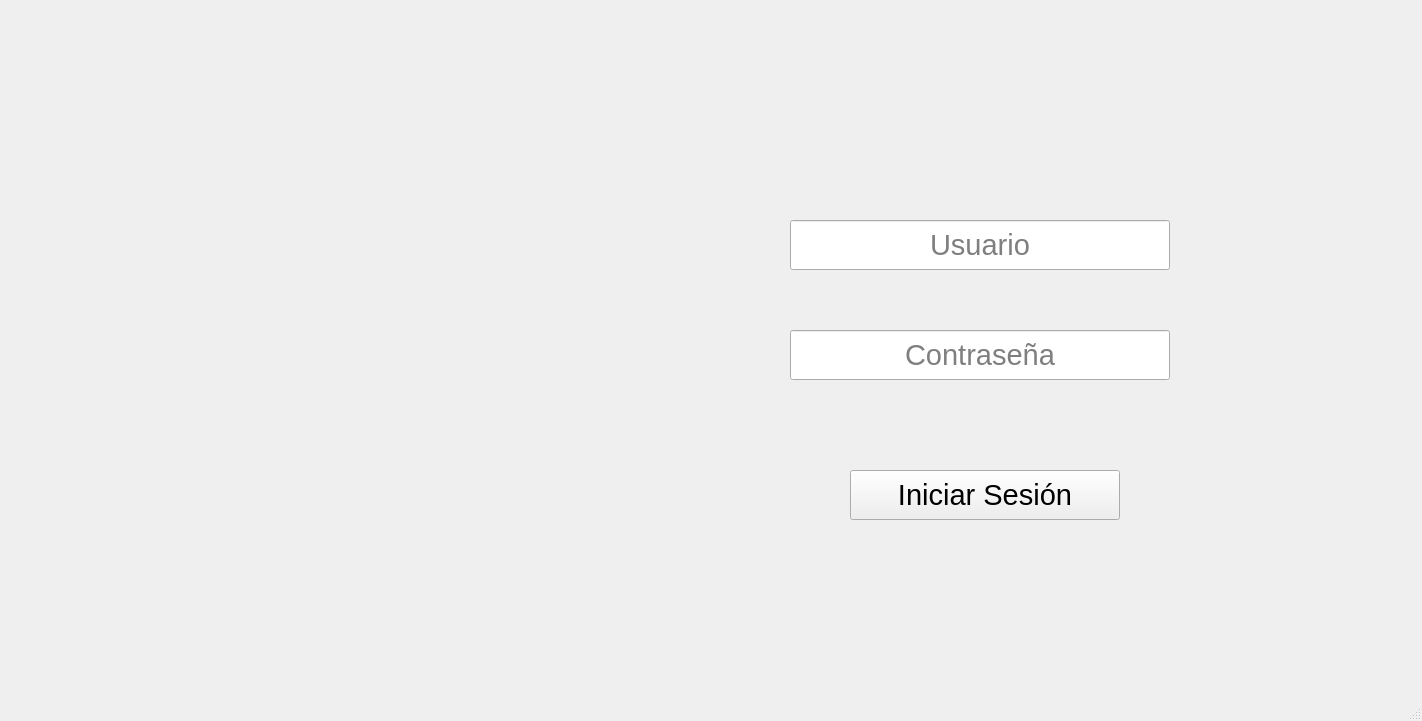
<?xml version="1.0" encoding="UTF-8"?>
<ui version="4.0">
 <class>MainWindow</class>
 <widget class="QMainWindow" name="MainWindow">
  <property name="geometry">
   <rect>
    <x>0</x>
    <y>0</y>
    <width>1422</width>
    <height>721</height>
   </rect>
  </property>
  <property name="palette">
   <palette>
    <active>
     <colorrole role="Link">
      <brush brushstyle="SolidPattern">
       <color alpha="255">
        <red>239</red>
        <green>239</green>
        <blue>239</blue>
       </color>
      </brush>
     </colorrole>
     <colorrole role="LinkVisited">
      <brush brushstyle="SolidPattern">
       <color alpha="255">
        <red>239</red>
        <green>239</green>
        <blue>239</blue>
       </color>
      </brush>
     </colorrole>
    </active>
    <inactive>
     <colorrole role="Link">
      <brush brushstyle="SolidPattern">
       <color alpha="255">
        <red>239</red>
        <green>239</green>
        <blue>239</blue>
       </color>
      </brush>
     </colorrole>
     <colorrole role="LinkVisited">
      <brush brushstyle="SolidPattern">
       <color alpha="255">
        <red>239</red>
        <green>239</green>
        <blue>239</blue>
       </color>
      </brush>
     </colorrole>
    </inactive>
    <disabled>
     <colorrole role="Link">
      <brush brushstyle="SolidPattern">
       <color alpha="255">
        <red>239</red>
        <green>239</green>
        <blue>239</blue>
       </color>
      </brush>
     </colorrole>
     <colorrole role="LinkVisited">
      <brush brushstyle="SolidPattern">
       <color alpha="255">
        <red>239</red>
        <green>239</green>
        <blue>239</blue>
       </color>
      </brush>
     </colorrole>
    </disabled>
   </palette>
  </property>
  <property name="windowTitle">
   <string>MainWindow</string>
  </property>
  <widget class="QWidget" name="centralwidget">
   <widget class="QPushButton" name="loginButton">
    <property name="geometry">
     <rect>
      <x>850</x>
      <y>470</y>
      <width>270</width>
      <height>50</height>
     </rect>
    </property>
    <property name="palette">
     <palette>
      <active>
       <colorrole role="LinkVisited">
        <brush brushstyle="SolidPattern">
         <color alpha="255">
          <red>239</red>
          <green>190</green>
          <blue>112</blue>
         </color>
        </brush>
       </colorrole>
      </active>
      <inactive>
       <colorrole role="LinkVisited">
        <brush brushstyle="SolidPattern">
         <color alpha="255">
          <red>239</red>
          <green>190</green>
          <blue>112</blue>
         </color>
        </brush>
       </colorrole>
      </inactive>
      <disabled>
       <colorrole role="LinkVisited">
        <brush brushstyle="SolidPattern">
         <color alpha="255">
          <red>239</red>
          <green>190</green>
          <blue>112</blue>
         </color>
        </brush>
       </colorrole>
      </disabled>
     </palette>
    </property>
    <property name="font">
     <font>
      <pointsize>22</pointsize>
     </font>
    </property>
    <property name="text">
     <string>Iniciar Sesión</string>
    </property>
   </widget>
   <widget class="QLineEdit" name="usuario">
    <property name="enabled">
     <bool>true</bool>
    </property>
    <property name="geometry">
     <rect>
      <x>790</x>
      <y>220</y>
      <width>380</width>
      <height>50</height>
     </rect>
    </property>
    <property name="font">
     <font>
      <pointsize>22</pointsize>
     </font>
    </property>
    <property name="alignment">
     <set>Qt::AlignCenter</set>
    </property>
    <property name="placeholderText">
     <string>Usuario</string>
    </property>
   </widget>
   <widget class="QLineEdit" name="contrasena">
    <property name="geometry">
     <rect>
      <x>790</x>
      <y>330</y>
      <width>380</width>
      <height>50</height>
     </rect>
    </property>
    <property name="font">
     <font>
      <pointsize>22</pointsize>
     </font>
    </property>
    <property name="autoFillBackground">
     <bool>false</bool>
    </property>
    <property name="inputMethodHints">
     <set>Qt::ImhHiddenText|Qt::ImhNoAutoUppercase|Qt::ImhNoPredictiveText|Qt::ImhSensitiveData</set>
    </property>
    <property name="echoMode">
     <enum>QLineEdit::Password</enum>
    </property>
    <property name="alignment">
     <set>Qt::AlignCenter</set>
    </property>
    <property name="placeholderText">
     <string>Contraseña</string>
    </property>
    <property name="clearButtonEnabled">
     <bool>false</bool>
    </property>
   </widget>
   <widget class="QLabel" name="mensajeError">
    <property name="geometry">
     <rect>
      <x>690</x>
      <y>150</y>
      <width>591</width>
      <height>50</height>
     </rect>
    </property>
    <property name="palette">
     <palette>
      <active>
       <colorrole role="WindowText">
        <brush brushstyle="SolidPattern">
         <color alpha="255">
          <red>255</red>
          <green>0</green>
          <blue>0</blue>
         </color>
        </brush>
       </colorrole>
       <colorrole role="Text">
        <brush brushstyle="SolidPattern">
         <color alpha="255">
          <red>255</red>
          <green>0</green>
          <blue>0</blue>
         </color>
        </brush>
       </colorrole>
       <colorrole role="PlaceholderText">
        <brush brushstyle="SolidPattern">
         <color alpha="128">
          <red>255</red>
          <green>0</green>
          <blue>0</blue>
         </color>
        </brush>
       </colorrole>
      </active>
      <inactive>
       <colorrole role="WindowText">
        <brush brushstyle="SolidPattern">
         <color alpha="255">
          <red>255</red>
          <green>0</green>
          <blue>0</blue>
         </color>
        </brush>
       </colorrole>
       <colorrole role="Text">
        <brush brushstyle="SolidPattern">
         <color alpha="255">
          <red>255</red>
          <green>0</green>
          <blue>0</blue>
         </color>
        </brush>
       </colorrole>
       <colorrole role="PlaceholderText">
        <brush brushstyle="SolidPattern">
         <color alpha="128">
          <red>255</red>
          <green>0</green>
          <blue>0</blue>
         </color>
        </brush>
       </colorrole>
      </inactive>
      <disabled>
       <colorrole role="WindowText">
        <brush brushstyle="SolidPattern">
         <color alpha="255">
          <red>190</red>
          <green>190</green>
          <blue>190</blue>
         </color>
        </brush>
       </colorrole>
       <colorrole role="Text">
        <brush brushstyle="SolidPattern">
         <color alpha="255">
          <red>190</red>
          <green>190</green>
          <blue>190</blue>
         </color>
        </brush>
       </colorrole>
       <colorrole role="PlaceholderText">
        <brush brushstyle="SolidPattern">
         <color alpha="128">
          <red>0</red>
          <green>0</green>
          <blue>0</blue>
         </color>
        </brush>
       </colorrole>
      </disabled>
     </palette>
    </property>
    <property name="font">
     <font>
      <pointsize>22</pointsize>
      <weight>75</weight>
      <bold>true</bold>
     </font>
    </property>
    <property name="text">
     <string/>
    </property>
    <property name="alignment">
     <set>Qt::AlignCenter</set>
    </property>
   </widget>
  </widget>
  <widget class="QMenuBar" name="menubar">
   <property name="geometry">
    <rect>
     <x>0</x>
     <y>0</y>
     <width>1422</width>
     <height>19</height>
    </rect>
   </property>
  </widget>
  <widget class="QStatusBar" name="statusbar"/>
 </widget>
 <resources/>
 <connections/>
</ui>
